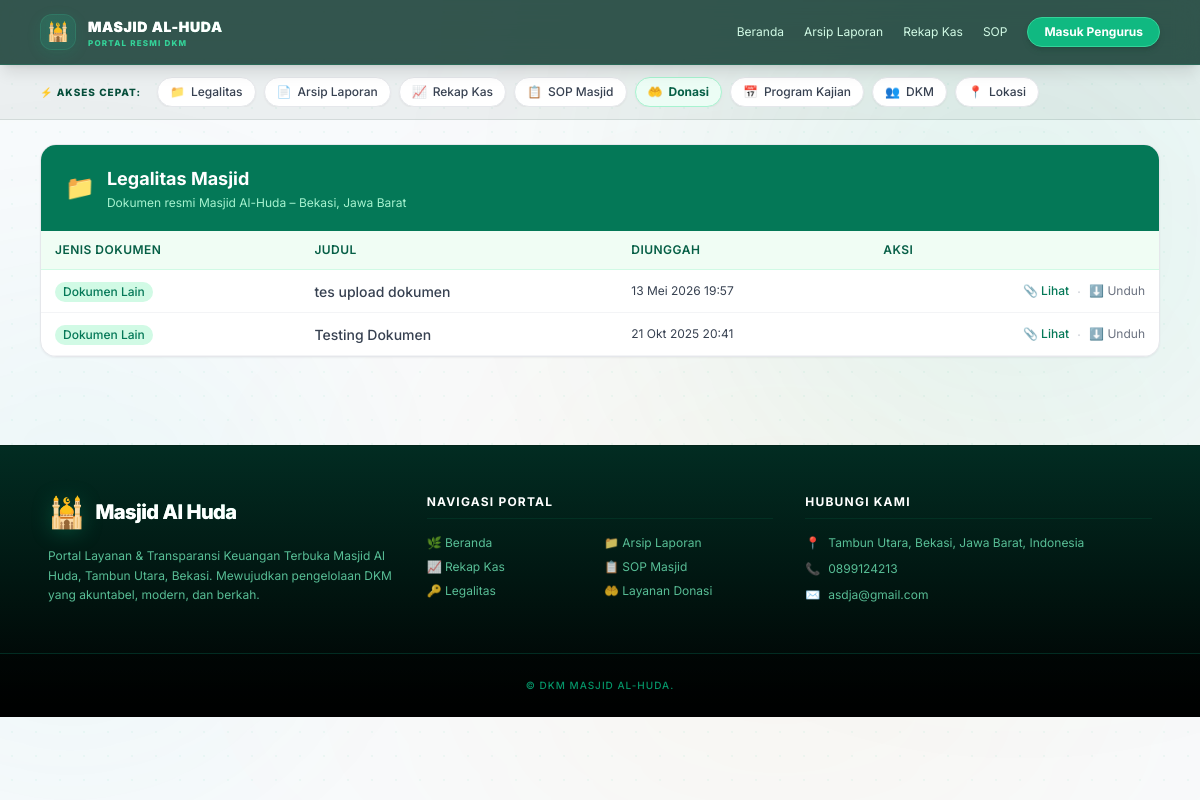
Before: /legalitas/ with the older database file.
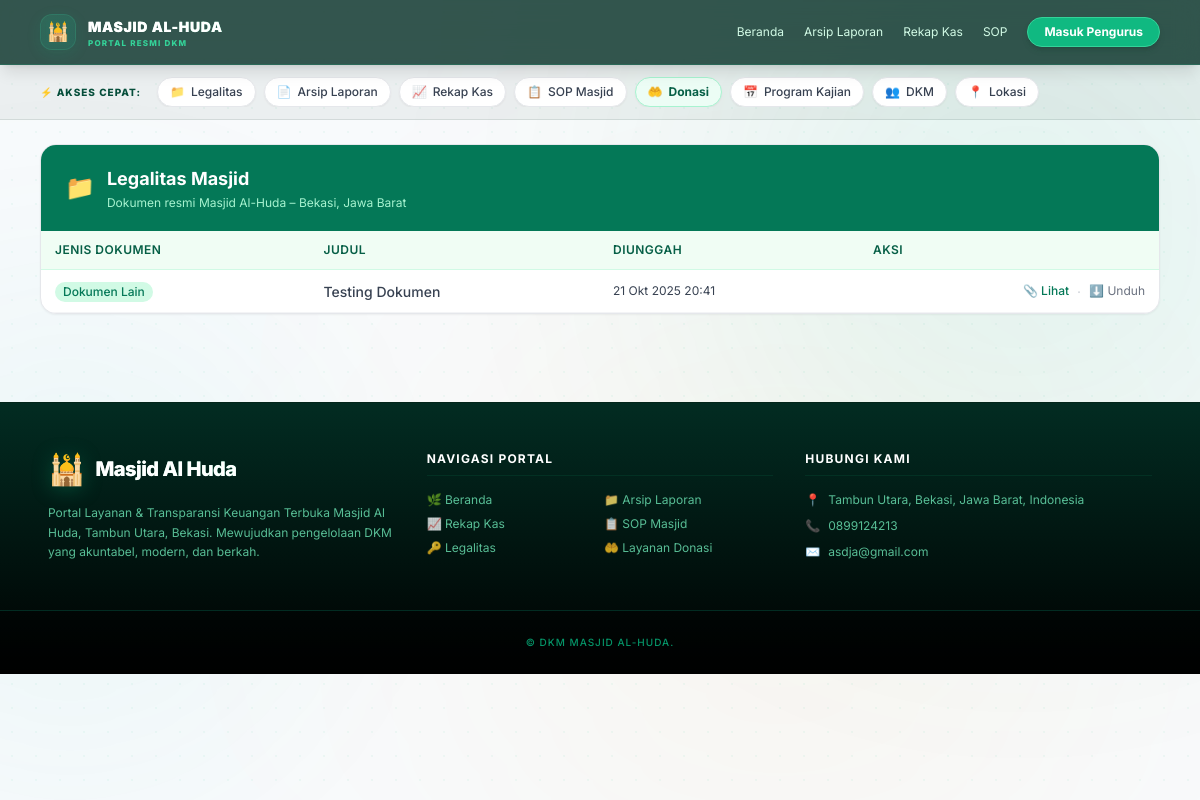
After: the same page with the newer database file.
### core/models.py (models this page shows, shortened)
class Document(models.Model):
    DOC_TYPES = [
        ('AKTA', 'Akta/Surat Wakaf'),
        ('SK',   'SK Pengurus/Organisasi'),
        ('NPWP', 'NPWP'),
        ('REK',  'Buku Rek Bank'),
        ('SOP',  'Standar Operasional Prosedur'),
        ('LAIN', 'Dokumen Lain'),
    ]
    mosque = models.ForeignKey(Mosque, on_delete=models.CASCADE, related_name='documents')
    doc_type = models.CharField(max_length=10, choices=DOC_TYPES)
    title = models.CharField(max_length=160)
    file = models.FileField(upload_to='docs/')
    is_public = models.BooleanField(default=True)
    uploaded_at = models.DateTimeField(auto_now_add=True)

### core/views.py (the view)
# urls.py: path('legalitas/', views.legalitas_public, name='legalitas_public'),
def legalitas_public(request):
    mosque = Mosque.objects.first()
    docs = Document.objects.filter(is_public=True).exclude(doc_type='SOP').order_by('-uploaded_at')
    return render(request, 'public/legalitas.html', {
        'mosque': mosque,
        'docs': docs,
    })

### core/templates/public/legalitas.html (shortened to what this page needs)
{% extends 'base.html' %}
{% block content %}
<div class="bg-white rounded-2xl border border-gray-200 shadow-sm overflow-hidden">
  <div class="bg-emerald-700 px-6 py-5 flex items-center gap-3">
    <span class="text-2xl">📁</span>
    <div>
      <h1 class="text-lg font-bold text-white">Legalitas Masjid</h1>
      <p class="text-emerald-200 text-xs mt-0.5">
        {% if mosque %}
          Dokumen resmi {{ mosque.name }}{% if mosque.city %} – {{ mosque.city }}{% endif %}{% if mosque.province %}, {{ mosque.province }}{% endif %}
        {% else %}
          Dokumen legalitas resmi masjid
        {% endif %}
      </p>
    </div>
  </div>
  {% if docs %}
    <div class="overflow-x-auto">
      <table class="std-table">
        <thead>
          <tr>
            <th>Jenis Dokumen</th>
            <th>Judul</th>
            <th>Diunggah</th>
            <th class="text-right">Aksi</th>
          </tr>
        </thead>
        <tbody>
          {% for d in docs %}
            <tr>
              <td>
                <span class="inline-block text-xs font-medium px-2 py-0.5 rounded-full bg-emerald-100 text-emerald-700">
                  {{ d.get_doc_type_display }}
                </span>
              </td>
              <td class="font-medium text-gray-800">{{ d.title }}</td>
              <td class="text-gray-500 whitespace-nowrap text-xs">{{ d.uploaded_at|date:"d M Y H:i" }}</td>
              <td class="text-right">
                <div class="flex items-center justify-end gap-2">
                  <a href="{{ d.file.url }}" target="_blank" rel="noopener"
                     class="text-xs text-emerald-700 hover:underline font-medium">📎 Lihat</a>
                  <span class="text-gray-300">·</span>
                  <a href="{{ d.file.url }}" download
                     class="text-xs text-gray-500 hover:underline">⬇️ Unduh</a>
                </div>
              </td>
            </tr>
          {% endfor %}
        </tbody>
      </table>
    </div>
  {% endif %}
</div>
{% endblock %}

Changed rows visible on the page:
removed Document: doc_type "Dokumen Lain", title "tes upload dokumen", uploaded_at "13 Mei 2026 19:57"
